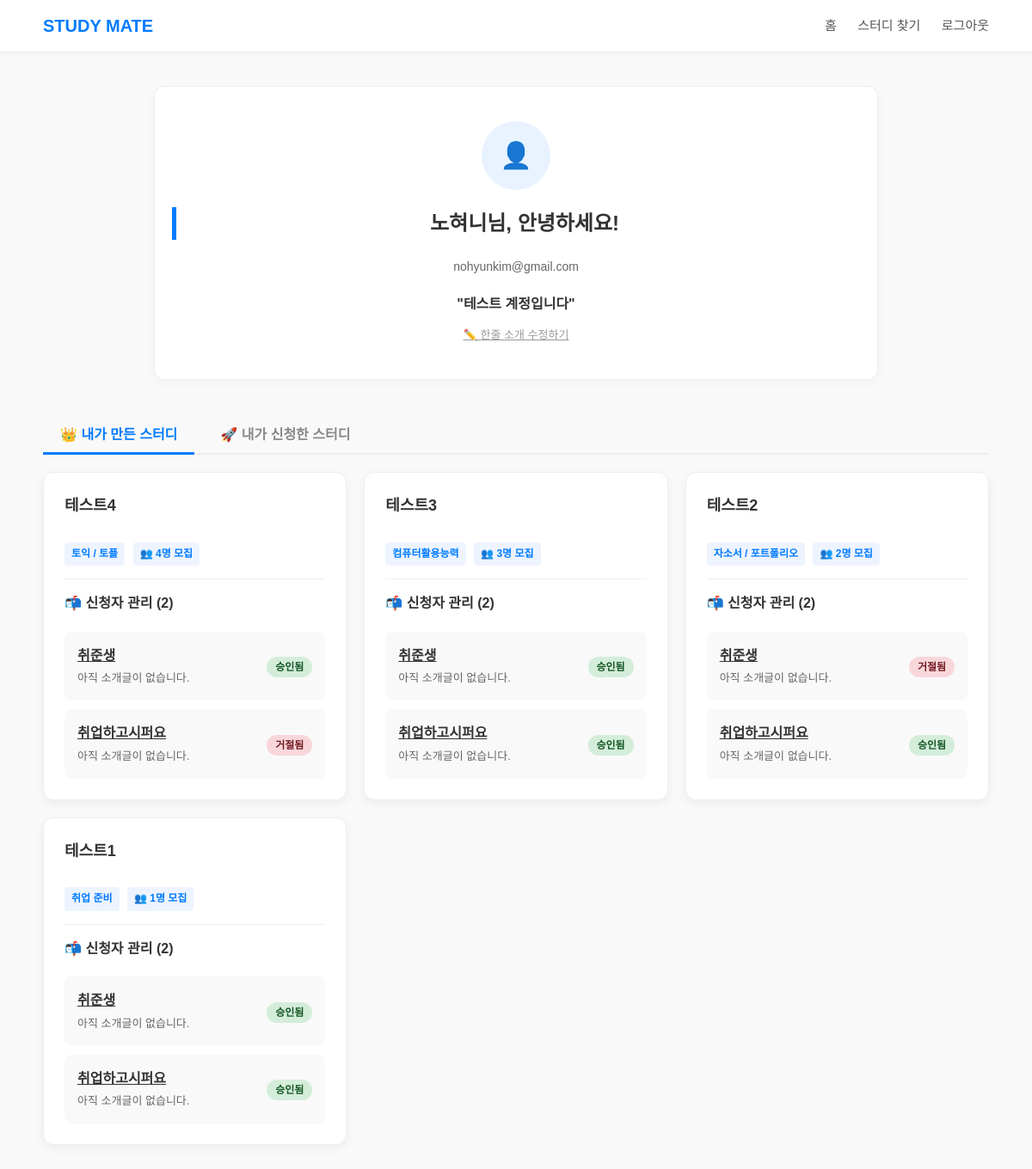
The page /mypage (signed in) on the database its author committed.
### models.py (models this page shows, shortened)
class User(db.Model):   # 회원장부
    __tablename__ = 'user'
    id = db.Column(db.Integer, primary_key=True)
    userid = db.Column(db.String(50), unique=True, nullable=False)  # 아이디
    password = db.Column(db.String(200), nullable=False)            # 비밀번호
    nickname = db.Column(db.String(50), nullable=False)             # 닉네임
    email = db.Column(db.String(100), unique=True, nullable=False)  # 이메일
    bio = db.Column(db.String(100), nullable=True)

class Study(db.Model):
    __tablename__ = 'study'
    id = db.Column(db.Integer, primary_key=True)
    title = db.Column(db.String(200), nullable=False)
    category = db.Column(db.String(50), nullable=False)
    member_count = db.Column(db.Integer, nullable=False)
    content = db.Column(db.Text, nullable=False)
    date = db.Column(db.DateTime, default=get_kst_now)
    writer = db.Column(db.String(50), nullable=False)
    chat_link = db.Column(db.String(300), nullable=True)
    is_closed = db.Column(db.Boolean, default=False)

class Enrollment(db.Model):
    __tablename__ = 'enrollment'
    id = db.Column(db.Integer, primary_key=True)
    user_id = db.Column(db.Integer, db.ForeignKey('user.id'), nullable=False)
    user = db.relationship('User', backref='enrollments')
    study_id = db.Column(db.Integer, db.ForeignKey('study.id'), nullable=False)
    study = db.relationship('Study', backref='enrollments')
    status = db.Column(db.Integer, default=0)
    date = db.Column(db.DateTime, default=get_kst_now)

### app.py (the view)
@app.route('/mypage')
def mypage():
    if 'user_id' not in session:
        return redirect(url_for('login'))
    user = User.query.filter_by(userid=session['user_id']).first()
    my_studies = Study.query.filter_by(writer=user.nickname).order_by(Study.date.desc()).all()
    my_enrollments = Enrollment.query.filter_by(user_id=user.id).order_by(Enrollment.date.desc()).all()
    return render_template('mypage.html',
                            user=user,
                            my_studies=my_studies,
                            my_enrollments=my_enrollments)

### templates/mypage.html (shortened to what this page needs)
<!DOCTYPE html>
<html lang="ko">
<head>
    <link rel="stylesheet" href="{{ url_for('static', filename='css/style.css') }}">
</head>
<body>
<header>
    <div class="nav-container">
        <a href="{{ url_for('index') }}" class="logo">STUDY MATE</a>
        <nav class="nav-menu">
            <a href="{{ url_for('index') }}">홈</a>
            <a href="{{ url_for('study') }}">스터디 찾기</a>
            <a href="{{ url_for('logout') }}">로그아웃</a>
        </nav>
    </div>
</header>
<main>
    <section class="profile-section">
        <div class="profile-icon">👤</div>
        <h2>{{ user.nickname }}님, 안녕하세요!</h2>
        <p class="text-muted">
            {{ user.email }}
        </p>
        <div id="bio-display">
            <div class="bio-text">
                {% if user.bio %}
                    "{{ user.bio }}"
                {% else %}
                    <span style="color:#aaa;">아직 한줄 소개가 없습니다. 작성해보세요! 👇</span>
                {% endif %}
            </div>
            <button onclick="toggleBioEdit()" class="small-text-btn">✏️ 한줄 소개 수정하기</button>
        </div>
    </section>
    <div class="tab-menu">
        <button class="tab-btn active" onclick="openTab('host')">👑 내가 만든 스터디</button>
        <button class="tab-btn" onclick="openTab('guest')">🚀 내가 신청한 스터디</button>
    </div>
    <div id="host" class="tab-content active">
        <div class="study-list">
            {% for study in my_studies %}
            <div class="card">
                <div>
                    <h3>{{ study.title }}</h3>
                    <span class="tag">{{ study.category }}</span>
                    <span class="tag">👥 {{ study.member_count }}명 모집</span>
                    <hr class="divider-line">
                    <h4 style="margin: 10px 0;">📬 신청자 관리 ({{ study.enrollments|length }})</h4>
                </div>
                <div>
                    {% if study.enrollments|length == 0 %}
                        <p style="font-size:13px; color:#999;">아직 신청자가 없습니다.</p>
                    {% else %}
                        {% for enroll in study.enrollments %}
                            <div class="applicant-item">
                                <div class="applicant-info">
                                    <a href="{{ url_for('profile', nickname=enroll.user.nickname) }}">
                                        {{ enroll.user.nickname }}
                                    </a>
                                    <div class="applicant-bio">
                                        {{ enroll.user.bio if enroll.user.bio else "아직 소개글이 없습니다." }}
                                    </div>
                                </div>
                                <div class="applicant-actions">
                                    {% if enroll.status == 0 %}
                                        <a href="{{ url_for('enrollment_action', enrollment_id=enroll.id, action='accept') }}"
                                            class="small-btn" style="background:#28a745; color:white; text-decoration:none; padding:5px 10px; border-radius:4px;">승인</a>
                                        <a href="{{ url_for('enrollment_action', enrollment_id=enroll.id, action='reject') }}"
                                            class="small-btn" style="background:#dc3545; color:white; text-decoration:none; padding:5px 10px; border-radius:4px;">거절</a>
                                    {% elif enroll.status == 1 %}
                                        <span class="status-badge status-1">승인됨</span>
                                    {% else %}
                                        <span class="status-badge status-2">거절됨</span>
                                    {% endif %}
                                </div>
                            </div>
                        {% endfor %}
                    {% endif %}
                </div>
            </div>
            {% endfor %}
        </div>
    </div>
</main>
</body>
</html>

### static/css/style.css (style rules this page uses)
body { font-family: 'Noto Sans KR', sans-serif; margin: 0; padding: 0; line-height: 1.6; color: #333; background-color: #f9f9f9; }
a { text-decoration: none; color:inherit; }
header { background-color: white; box-shadow: 0 2px 4px rgba(0, 0, 0, 0.05); position: sticky; top: 0; z-index: 1000; }
.nav-container { max-width: 1100px; margin: 0 auto; padding: 0 20px; height: 60px; display: flex; justify-content: space-between; align-items: center; }
.logo { font-size: 20px; font-weight: bold; color: #007bff; }
.nav-menu > a { color: #555; margin-left: 20px; font-size: 15px; transition: color 0.3s; }
main { max-width: 1100px; margin: 40px auto; padding: 0 20px; }
section { margin-bottom: 60px; }
h2 { border-left: 5px solid #007bff; padding-left: 15px; font-size: 24px; margin-bottom: 20px; }
.study-list { display: flex; gap: 20px; flex-wrap: wrap; }
.card { flex: 1; min-width: 280px; background: white; border: 1px solid #eee; padding: 24px; border-radius: 12px; box-shadow: 0 4px 12px rgba(0, 0, 0, 0.05); transition: transform 0.2s, box-shadow 0.2s; }
.card h3 { margin-top: 0; font-size: 18px; }
.tag { display: inline-block; background: #eef4ff; color:#007bff; padding: 4px 8px; border-radius: 4px; font-size: 12px; font-weight: bold; margin-top: 10px; margin-right: 5px; }
.small-text-btn { background: none; border: none; color: #888; cursor: pointer; font-size: 12px; padding: 0 5px; }
.profile-section, .profile-header { background: white; padding: 40px 20px; border-radius: 12px; border: 1px solid #eee; margin-bottom: 40px; text-align: center; max-width: 800px; margin-left: auto; margin-right: auto; box-shadow: 0 4px 12px rgba(0,0,0,0.03); }
.profile-icon, .user-avatar { width: 80px; height: 80px; background: #e8f3ff; color: #007bff; border-radius: 50%; display: flex; align-items: center; justify-content: center; font-size: 30px; margin: 0 auto 15px; }
.bio-text, .user-bio { font-size: 16px; font-weight: bold; color: #333; margin-bottom: 8px; word-break: keep-all; line-height: 1.5; }
.small-text-btn { background: none; border: none; color: #999; cursor: pointer; font-size: 13px; text-decoration: underline; margin-top: 5px; }
.tab-menu { display: flex; gap: 10px; margin-bottom: 20px; border-bottom: 2px solid #eee; }
.tab-btn { padding: 10px 20px; background: none; border: none; font-size: 16px; font-weight: bold; color: #888; cursor: pointer; border-bottom: 3px solid transparent; margin-bottom: -2px; }
.tab-btn.active { color: #007bff; border-bottom-color: #007bff; }
.tab-content { display: none; }
.tab-content.active { display: block; }
.applicant-item { display: flex; justify-content: space-between; align-items: center; background: #f9f9f9; padding: 15px; border-radius: 8px; margin-top: 10px; }
.applicant-info a { font-weight: bold; color: #333; text-decoration: underline; }
.applicant-bio { font-size: 13px; color: #666; margin-top: 4px; }
.status-badge { padding: 5px 10px; border-radius: 20px; font-size: 12px; font-weight: bold; }
.status-1 { background: #d4edda; color: #155724; }
.status-2 { background: #f8d7da; color: #721c24; }
.study-list { display: grid; grid-template-columns: repeat(3, 1fr); gap: 20px; }
.card { width: 100%; height: 100%; box-sizing: border-box; display: flex; flex-direction: column; justify-content: space-between; }
.text-muted { color: #666; font-size: 14px; margin-bottom: 20px; }
.divider-line { margin: 15px 0; border: 0; border-top: 1px solid #eee; }

### rows shown on the page
User: nickname "노혀니", email "nohyunkim@gmail.com", bio "테스트 계정입니다"
Study: title "테스트4", category "토익 / 토플", member_count "4", enrollments|length "2"
Enrollment: user.nickname "취준생", user "아직 소개글이 없습니다.", status "승인됨"
Enrollment: user.nickname "취업하고시퍼요", user "아직 소개글이 없습니다.", status "거절됨"
Study: title "테스트3", category "컴퓨터활용능력", member_count "3", enrollments|length "2"
Enrollment: user.nickname "취준생", user "아직 소개글이 없습니다.", status "승인됨"
Enrollment: user.nickname "취업하고시퍼요", user "아직 소개글이 없습니다.", status "승인됨"
Study: title "테스트2", category "자소서 / 포트폴리오", member_count "2", enrollments|length "2"
Enrollment: user.nickname "취준생", user "아직 소개글이 없습니다.", status "거절됨"
Enrollment: user.nickname "취업하고시퍼요", user "아직 소개글이 없습니다.", status "승인됨"
Study: title "테스트1", category "취업 준비", member_count "1", enrollments|length "2"
Enrollment: user.nickname "취준생", user "아직 소개글이 없습니다.", status "승인됨"
Enrollment: user.nickname "취업하고시퍼요", user "아직 소개글이 없습니다.", status "승인됨"
